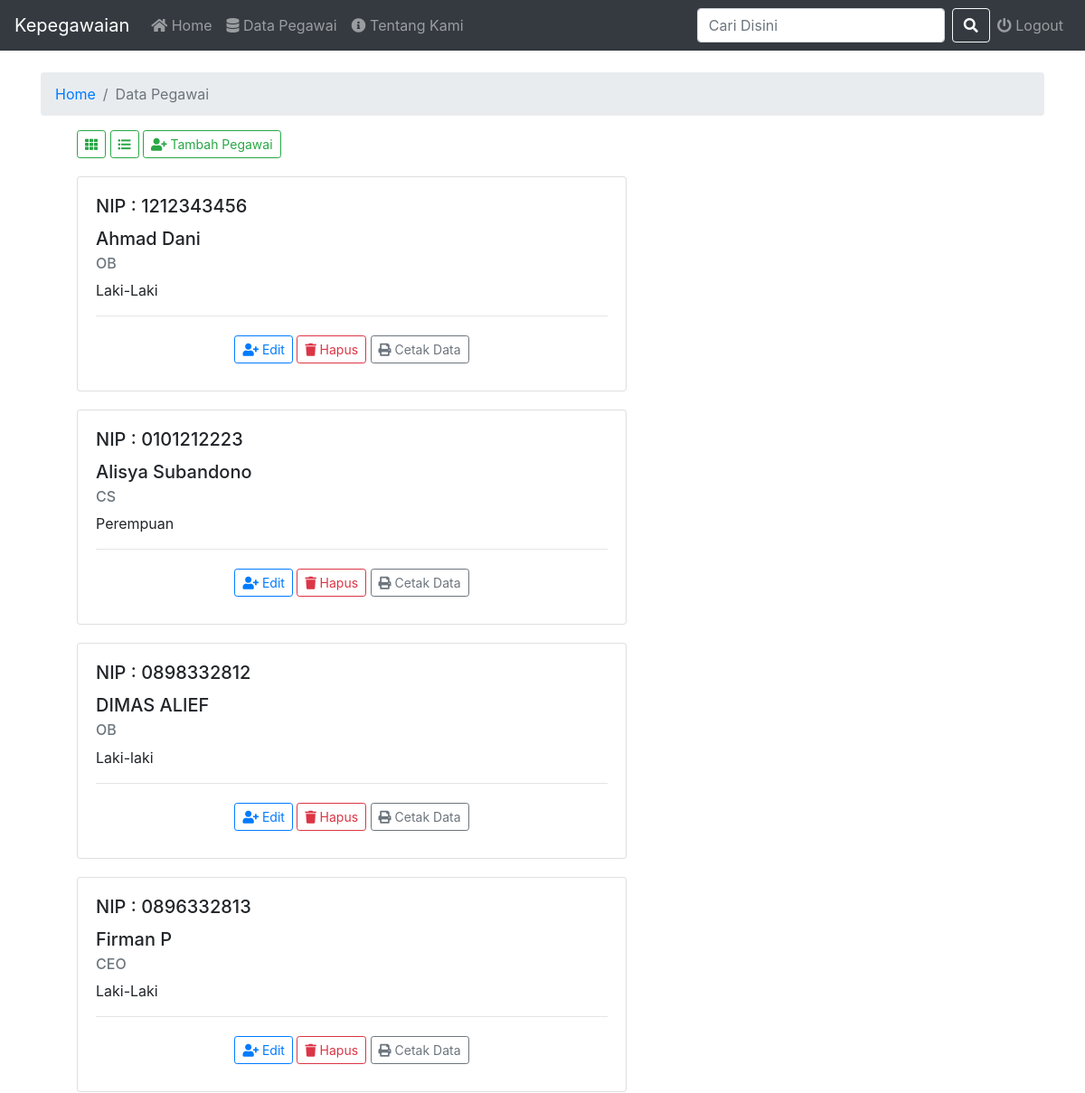
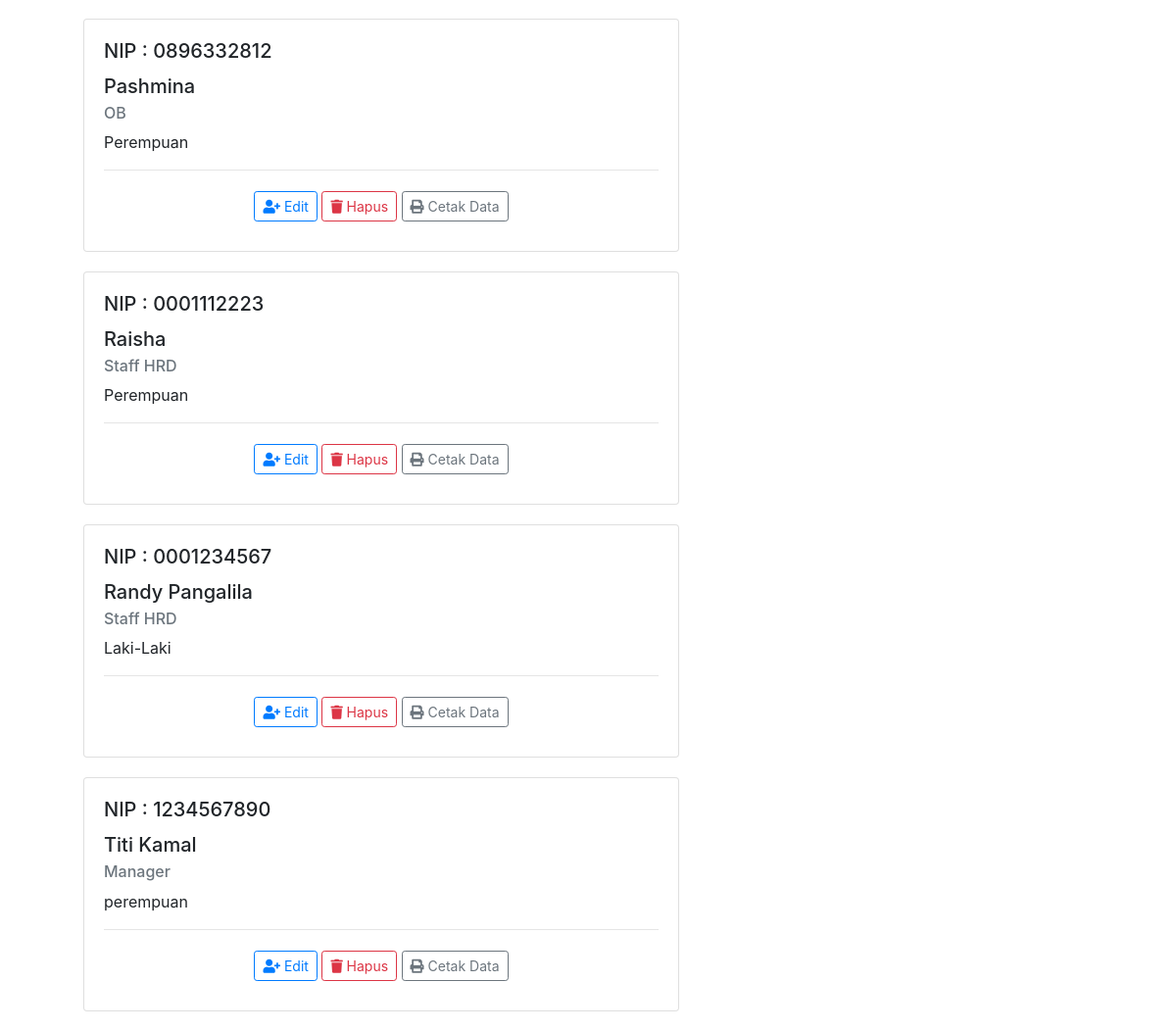
Screenshot of /operator/pegawai.php (signed in) with the database file from the repository (2 pictures, top to bottom).
### tables this page shows
CREATE TABLE `pegawai` (
  `nip` char(10) NOT NULL,
  `nama` varchar(30) NOT NULL,
  `tanggal_lahir` varchar(25) NOT NULL,
  `j_kelamin` char(9) NOT NULL,
  `alamat` varchar(50) NOT NULL,
  `jabatan` varchar(50) NOT NULL,
  `pendidikan` varchar(50) NOT NULL,
  `p_kerja` varchar(500) NOT NULL,
  `password` varchar(50) NOT NULL,
  `level` varchar(15) NOT NULL
);

### operator/pegawai.php (the view, shortened to what this page needs)
<!DOCTYPE html>
<html lang="en">
<head>
	<link rel="stylesheet" href="https://maxcdn.bootstrapcdn.com/bootstrap/4.0.0/css/bootstrap.min.css">
	<link rel="stylesheet" href="https://use.fontawesome.com/releases/v5.6.3/css/all.css">
    <link href="https://unpkg.com/gijgo@1.9.11/css/gijgo.min.css" rel="stylesheet" type="text/css" />
</head>
<body>
	<nav class="navbar navbar-expand-lg navbar-dark bg-dark">
		<a class="navbar-brand" href="./">Kepegawaian</a>
		<div class="collapse navbar-collapse" id="navbarSupportedContent">
			<ul class="navbar-nav mr-auto">
				<li class="nav-item">
					<a class="nav-link" href="./"><i class='fas fa-home'></i> Home <span class="sr-only">(current)</span></a>
				</li>
				<li class="nav-item">
					<a class="nav-link" href="pegawai.php"><i class='fas fa-database'></i> Data Pegawai</a>
				</li>
				<li class="nav-item">
					<a class="nav-link" href="tentang.php"><i class='fas fa-info-circle'></i> Tentang Kami</a>
				</li>
			</ul>
			<form class="form-inline my-2 my-lg-0" action="cari.php">
				<input class="form-control mr-sm-2" type="search"  name="cari" id="cari" placeholder="Cari Disini" aria-label="Search">
				<button class="btn btn-outline-light my-2 my-sm-0" type="submit"><i class="fas fa-search"></i></button>
			</form>
			<ul class="navbar-nav">
				<li class="nav-item">
					<a class="nav-link" href="../koneksi/logout.php"><i class='fas fa-power-off'></i> Logout</a>
				</li>
			</ul>
		</div>
	</nav>
	<div id="container" class="container">
		<br>
		<nav aria-label="breadcrumb">
			<ol class="breadcrumb">
				<li class="breadcrumb-item"><a href="./">Home</a></li>
				<li class="breadcrumb-item active" aria-current="page">Data Pegawai</li>
			</ol>
		</nav>
		<?php
			include_once("../koneksi/koneksi.php");
			$result = mysqli_query($mysqli, "SELECT * FROM pegawai ORDER BY nama ASC");
		?>
		<ul class="list">
		<div class="buttons">
			<button class="btn btn-outline-success my-2 my-sm-0 btn-sm grid"><i class='fas fa-th grid'></i></button>
			<button class="btn btn-outline-success my-2 my-sm-0 btn-sm list"><i class='fas fa-list-ul list'></i></button>
			<button type="button" class="btn btn-outline-success btn-sm" data-toggle="modal" data-target="#exampleModal"><i class='fas fa-user-plus'></i> Tambah Pegawai</button>
		</div>
			<?php
				while($user_data = mysqli_fetch_array($result)) {
			?>
				<li>
					<div class="card">
						<div class="card-body">
							<h5 class='card-title'>NIP : <?php echo $user_data['nip'];?></h5>
							<h5 class='card-title'><?php echo $user_data['nama'];?></h5>
							<h6 class="card-subtitle mb-2 text-muted"><?php echo $user_data['jabatan'];?></h6>
							<p class="card-text"><?php echo $user_data['j_kelamin'];?></p>
							<hr>
							<div class="text-center">
								<a href='editPegawai.php?nip=<?php echo $user_data['nip']; ?>' style="margin-top:5px;" class="btn btn-outline-primary btn-sm"><i class='fas fa-user-plus'></i> Edit</a>
								<a href='delete.php?nip=<?php echo $user_data['nip']; ?>' style="margin-top:5px;"
								onclick="return confirm('Anda yakin akan menghapus data ini.?')" class="btn btn-outline-danger btn-sm"><i class='fas fa-trash'></i> Hapus</a>
								<a href='cetak.php?nip=<?php echo $user_data['nip']; ?>' style="margin-top:5px;"
								target="_blank" class="btn btn-outline-secondary btn-sm"><i class='fas fa-print'></i> Cetak Data</a>
							</div>
						</div>
					</div>
				</li>
				<?php
				}
			?>
		</ul>
	</div>
</body>
</html>

### operator/pegawai.php (style rules this page uses)
#container ul { list-style: none; }
#container .buttons { margin-bottom: 20px; }
#container .list li .card { width: 38rem; margin-bottom: 20px; padding-bottom: 10px; }

### rows the page displays
pegawai: nip "1212343456", nama "Ahmad Dani", jabatan "OB", j_kelamin "Laki-Laki"
pegawai: nip "0101212223", nama "Alisya Subandono", jabatan "CS", j_kelamin "Perempuan"
pegawai: nip "0898332812", nama "DIMAS ALIEF", jabatan "OB", j_kelamin "Laki-laki"
pegawai: nip "0896332813", nama "Firman P", jabatan "CEO", j_kelamin "Laki-Laki"
pegawai: nip "0896332812", nama "Pashmina", jabatan "OB", j_kelamin "Perempuan"
pegawai: nip "0001112223", nama "Raisha", jabatan "Staff HRD", j_kelamin "Perempuan"
pegawai: nip "0001234567", nama "Randy Pangalila", jabatan "Staff HRD", j_kelamin "Laki-Laki"
pegawai: nip "1234567890", nama "Titi Kamal", jabatan "Manager", j_kelamin "perempuan"
